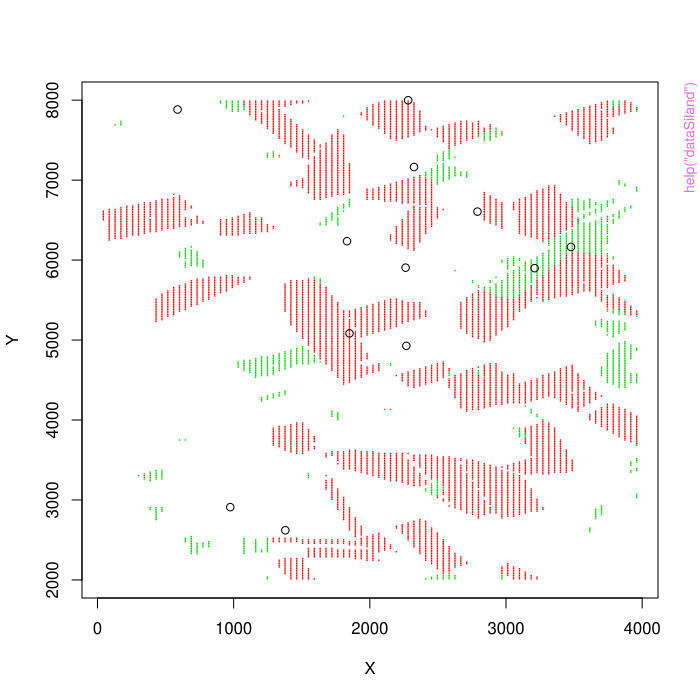

R code for this plot:
pkgname <- "siland"
source(file.path(R.home("share"), "R", "examples-header.R"))
options(warn = 1)
library('siland')

base::assign(".oldSearch", base::search(), pos = 'CheckExEnv')
cleanEx()
nameEx("dataSiland")
### * dataSiland

flush(stderr()); flush(stdout())

### Name: dataSiland
### Title: A simulated data set that reprsents observations.
### Aliases: dataSiland
### Keywords: datasets

### ** Examples

data(dataSiland)
data(landSiland)
nrow(dataSiland)
#Plot for landscape variables
plot(landSiland[[1]],col=2,pch=".")
points(landSiland[[2]],col=3,pch=".")
#Locations of observations
points(dataSiland[,c("X","Y")])






cleanEx()
nameEx("landSiland")
### * landSiland

flush(stderr()); flush(stdout())

### Name: landSiland
### Title: A list of simulated data sets that describes landscape.
### Aliases: landSiland
### Keywords: datasets

### ** Examples

data(landSiland)
names(landSiland)
#locations for the two landscape variables b1 and b2
plot(landSiland[[1]],col=2,pch=".")
points(landSiland[[2]],col=3,pch=".")



cleanEx()
nameEx("plotcontri")
### * plotcontri

flush(stderr()); flush(stdout())

### Name: plotcontri
### Title: Plot contributions
### Aliases: plotcontri

### ** Examples

data(landSiland)
data(dataSiland)
res=siland(y~locvar,land=landSiland,data=dataSiland,sif="exponential",family=gaussian)
plotcontri(res,landSiland,dataSiland,type=1)
plotcontri(res,landSiland,dataSiland,numvar=2)



cleanEx()
nameEx("plotsif")
### * plotsif

flush(stderr()); flush(stdout())

### Name: plotsif
### Title: Plot density and cumultive density for sif function
### Aliases: plotsif

### ** Examples

##---- Should be DIRECTLY executable !! ----
##-- ==>  Define data, use random,
##--	or do  help(data=index)  for the standard data sets.



cleanEx()
nameEx("plotsiland")
### * plotsiland

flush(stderr()); flush(stdout())

### Name: plotsiland
### Title: Plot results from siland function
### Aliases: plotsiland

### ** Examples




cleanEx()
nameEx("plotsiland.land")
### * plotsiland.land

flush(stderr()); flush(stdout())

### Name: plotsiland.land
### Title: Graphical spatial representation of the landscape influence
### Aliases: plotsiland.land
### Keywords: ~kwd1 ~kwd2

### ** Examples


data(dataSiland)
data(landSiland)
resE=siland(y~locvar,land=landSiland,data=dataSiland,sif="exponential",family=gaussian)

plotsiland.land(x=resE,land=landSiland,data=dataSiland)
plotsiland.land(x=resE,land=landSiland,data=dataSiland,var=1,lw=20)




cleanEx()
nameEx("plotsiland.sif")
### * plotsiland.sif

flush(stderr()); flush(stdout())

### Name: plotsiland.sif
### Title: Plot the estimated spatial influence functions.
### Aliases: plotsiland.sif
### Keywords: ~kwd1 ~kwd2

### ** Examples

##---- Should be DIRECTLY executable !! ----
##-- ==>  Define data, use random,
##--	or do  help(data=index)  for the standard data sets.




cleanEx()
nameEx("siland")
### * siland

flush(stderr()); flush(stdout())

### Name: siland
### Title: Estimation of spatial influence of landscape
### Aliases: siland

### ** Examples





### * <FOOTER>
###
options(digits = 7L)
base::cat("Time elapsed: ", proc.time() - base::get("ptime", pos = 'CheckExEnv'),"\n")
grDevices::dev.off()
###
### Local variables: ***
### mode: outline-minor ***
### outline-regexp: "\\(> \\)?### [*]+" ***
### End: ***
quit('no')
